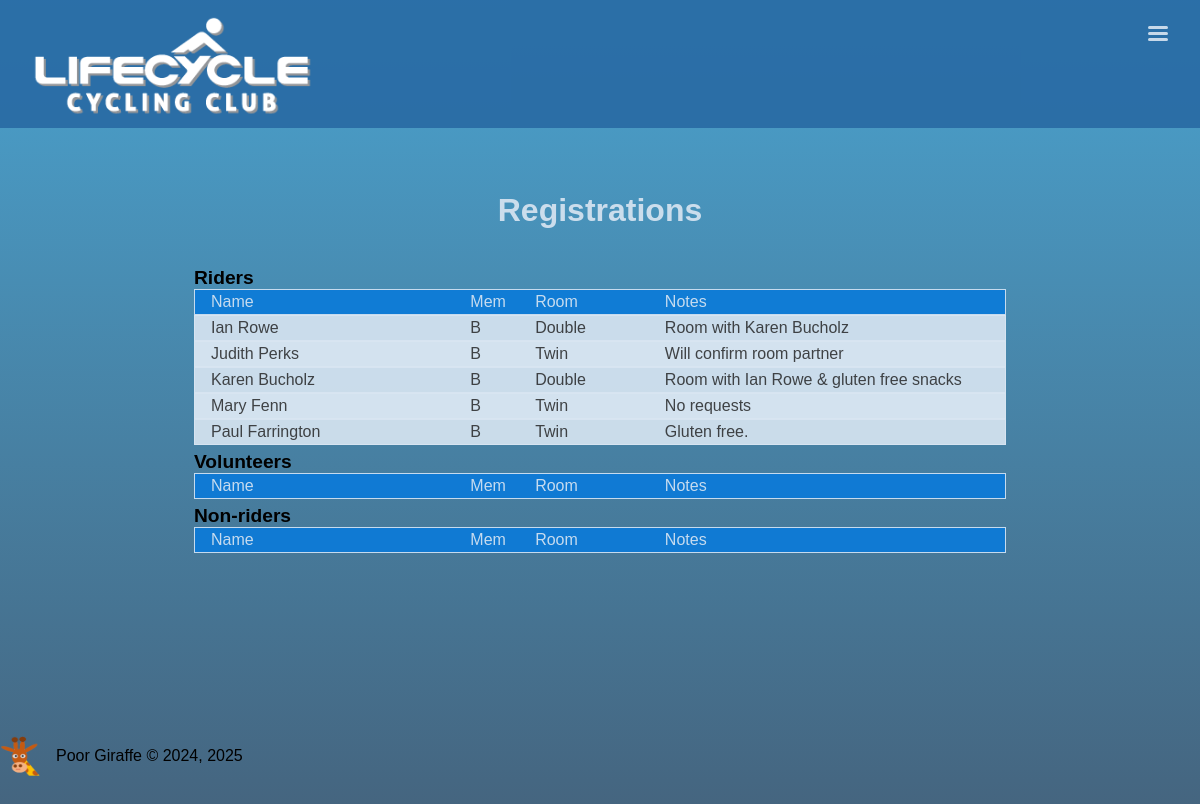
The page /registrations/ on the database as committed earlier.
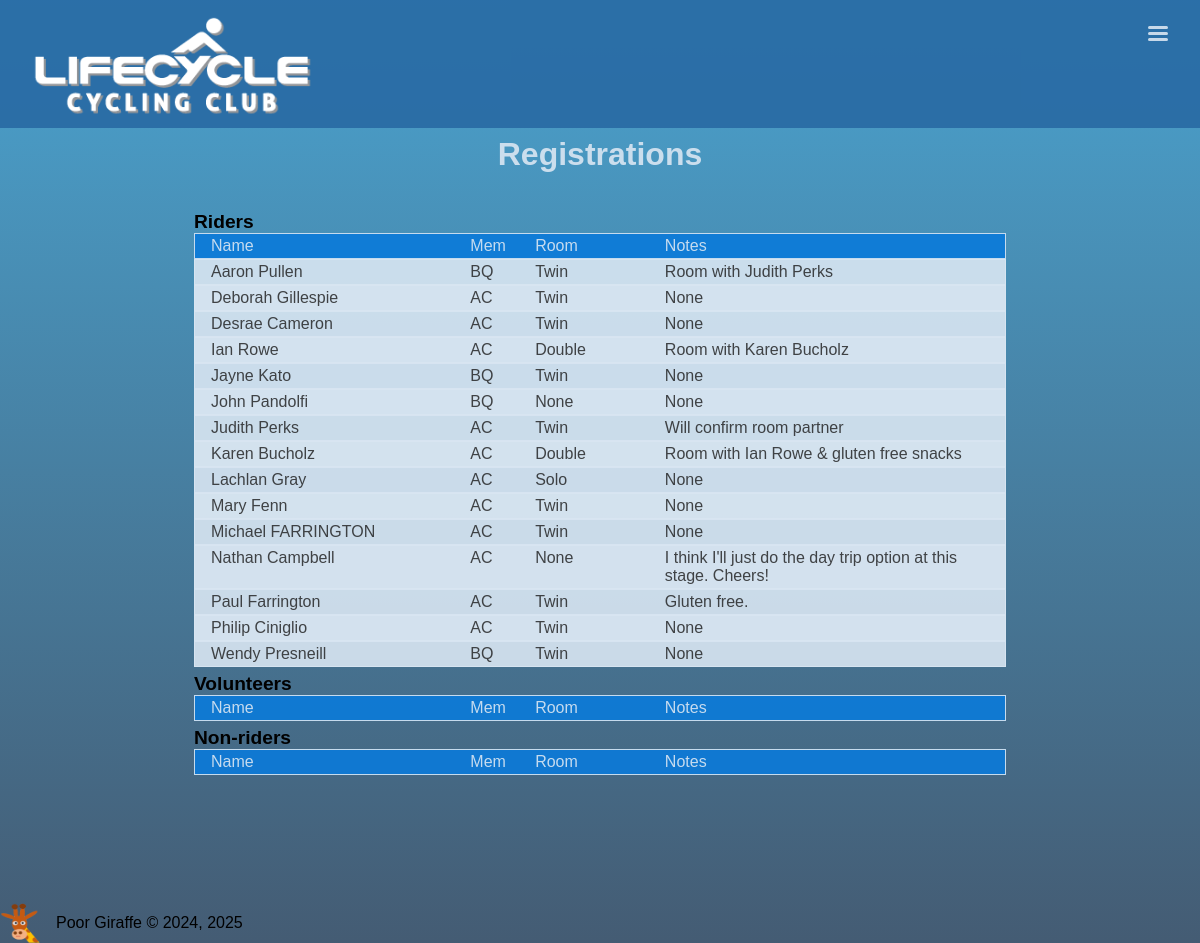
The same page on the database as committed later.
### book/models.py (models this page shows, shortened)
class Registration(models.Model):
	name = models.CharField(max_length=30)
	email = models.EmailField()
	membership = models.ForeignKey(Membership, on_delete=models.CASCADE, null=True)
	status = models.ForeignKey(Status, on_delete=models.CASCADE)
	room = models.ForeignKey(RoomType, on_delete=models.CASCADE)
	notes = models.CharField(max_length=100, blank=True, null=True)
	regdate = models.DateField(auto_now_add = True, blank=True, null=True)

class Membership(models.Model):
	membership = models.CharField(max_length=30)
	code = models.CharField(max_length=3)

class RoomType(models.Model):
	description = models.CharField(max_length=20)
	supplement = models.IntegerField()
	amount = models.DecimalField(max_digits=6, decimal_places=2, blank=True, null=True)
	includes = models.CharField(max_length=200, blank=True, null=True)
	def __str__(self):
		return self.description

### book/views.py (the view)
# urls.py: path('registrations/', registrations, name='registrations'),
def registrations(request):
	registrations = Registration.objects.all().order_by('name')
	context = {
		'registrations': registrations,
	}
	return render(request, 'registrations.html', context)

### book/template/registrations.html (shortened to what this page needs)
{% extends 'base.html' %}
{% load static %}
{% block main %}
	<main>
		<h1>Registrations</h1>
		<div class="registrations">
			<h2>Riders</h2>
			<div class="header"><p>Name</p><p>Mem</p><p>Room</p><p>Notes</p></div>
			<ul>
			{% for reg in registrations %}
				{% if reg.status.id == 1 %}
					<li><a href="{{ reg.id }}"><p>{{ reg.name }}</p><p>{{ reg.membership.code }}</p><p>{{ reg.room }}</p><p>{{ reg.notes }}</p></a></li>
				{% endif %}
			{% endfor %}
			</ul>
			<h2>Volunteers</h2>
			<div class="header"><p>Name</p><p>Mem</p><p>Room</p><p>Notes</p></div>
			<h2>Non-riders</h2>
			<div class="header"><p>Name</p><p>Mem</p><p>Room</p><p>Notes</p></div>
		</div>
	</main>
{% endblock %}

Rows that differ between the two databases and show on the page:
added Registration: name "Aaron Pullen", membership.code "BQ", room "Twin", notes "Room with Judith Perks"
added Registration: name "Deborah Gillespie", membership.code "AC", room "Twin", notes "None"
added Registration: name "Desrae Cameron", membership.code "AC", room "Twin", notes "None"
changed through a linked row, Registration "Ian Rowe": membership.code "B" → "AC"
added Registration: name "Jayne Kato", membership.code "BQ", room "Twin", notes "None"
added Registration: name "John Pandolfi", membership.code "BQ", room "None", notes "None"
changed through a linked row, Registration "Judith Perks": membership.code "B" → "AC"
changed through a linked row, Registration "Karen Bucholz": membership.code "B" → "AC"
added Registration: name "Lachlan Gray", membership.code "AC", room "Solo", notes "None"
changed Registration "Mary Fenn": membership.code "B" → "AC"; notes "No requests" → "None"
added Registration: name "Michael FARRINGTON", membership.code "AC", room "Twin", notes "None"
added Registration: name "Nathan Campbell", membership.code "AC", room "None", notes "I think I'll just do the day trip option at this stage. Cheers!"
changed through a linked row, Registration "Paul Farrington": membership.code "B" → "AC"
added Registration: name "Philip Ciniglio", membership.code "AC", room "Twin", notes "None"
added Registration: name "Wendy Presneill", membership.code "BQ", room "Twin", notes "None"
